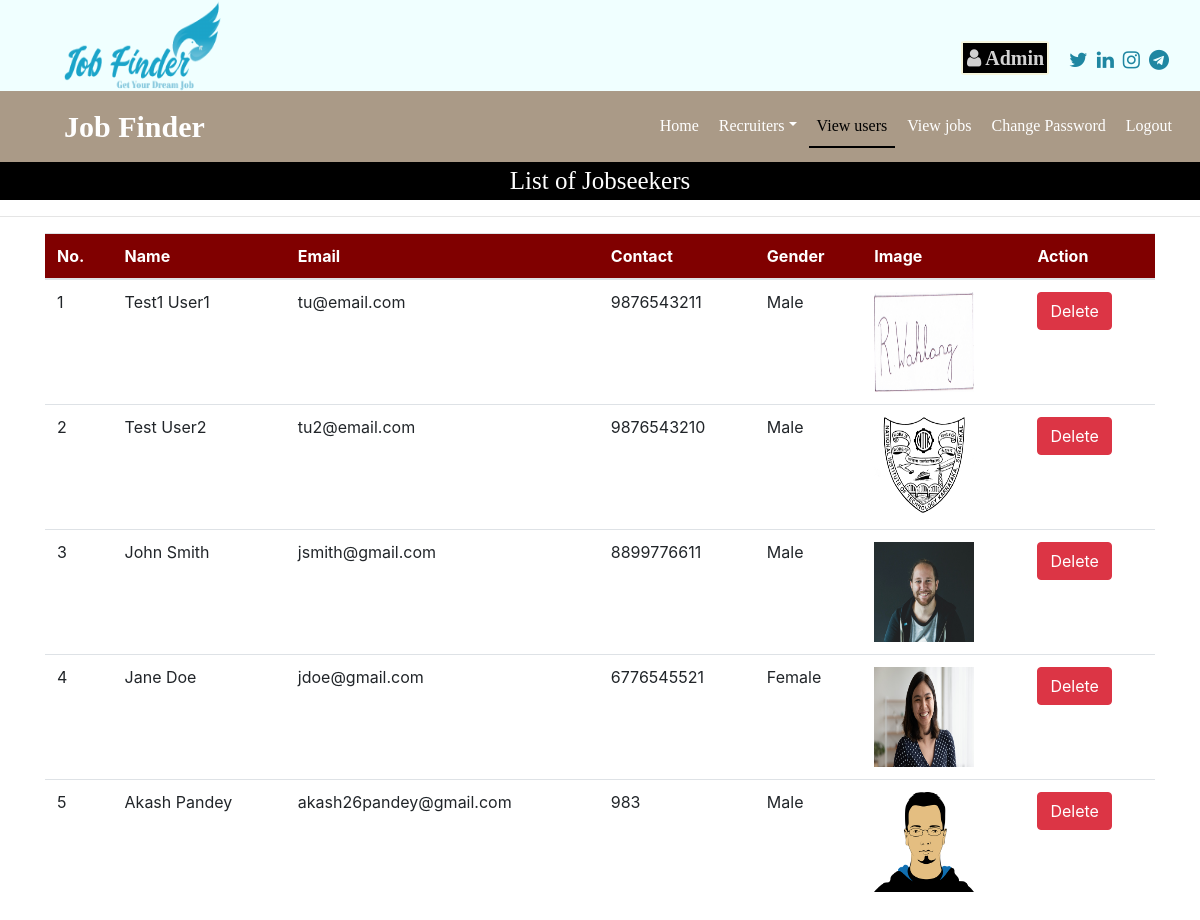
The page /view_users (signed in) on the database its author committed.
### job/models.py (models this page shows, shortened)
class JobSeeker(models.Model):
    user = models.ForeignKey(User, on_delete=models.CASCADE)
    mobile = models.CharField(max_length=15, null=True)
    image = models.FileField(null=True)
    gender = models.CharField(max_length=10, null=True)
    type = models.CharField(max_length=15, null=True)

### job/views.py (the view)
# urls.py: path('view_users', view_users, name="view_users"),
def view_users(request):
    if not request.user.is_authenticated:
        return redirect('admin_login')
    data = JobSeeker.objects.all()
    d = {'data': data}
    return render(request, 'view_users.html', d)

### job/templates/view_users.html (shortened to what this page needs)
{% load static %}
{% block body %}
{% include 'admin_navigations.html' %}
<div class="bef_log_page" value="admin_view_users" style="font-family:'Monotype Corsiva'; font-size:25px; color: white; background-color: black; text-align: center">
    List of Jobseekers
</div>
<hr>
<div class="container">
<table class="table table-hover" id="example">
    <thead>
    <tr style="background-color: maroon; color: white">
        <th>No.</th>
        <th>Name</th>
        <th>Email</th>
        <th>Contact</th>
        <th>Gender</th>
        <th>Image</th>
        <th>Action</th>
    </tr>
    </thead>
    <tbody>
    {% for i in data %}
    <tr>
        <td>{{forloop.counter}}</td>
        <td>{{i.user.first_name}} {{i.user.last_name}}</td>
        <td>{{i.user.username}}</td>
        <td>{{i.mobile}}</td>
        <td>{{i.gender}}</td>
        <td><img src="{{i.image.url}}" style="width: 100px; height: 100px;"></td>
        <td><a href="{% url 'delete_user' i.user.id %}" class="btn btn-danger" onclick="return confirm('Delete user?')">Delete</a></td>
    </tr>
    {% endfor %}
    </tbody>
</table>
</div>
{% endblock %}

### rows shown on the page
JobSeeker: user.first_name "Test1", user.last_name "User1", user.username "tu@email.com", mobile "9876543211", gender "Male", image (picture)
JobSeeker: user.first_name "Test", user.last_name "User2", user.username "tu2@email.com", mobile "9876543210", gender "Male", image (picture)
JobSeeker: user.first_name "John", user.last_name "Smith", user.username "jsmith@gmail.com", mobile "8899776611", gender "Male", image (picture)
JobSeeker: user.first_name "Jane", user.last_name "Doe", user.username "jdoe@gmail.com", mobile "6776545521", gender "Female", image (picture)
JobSeeker: user.first_name "Akash", user.last_name "Pandey", user.username "akash26pandey@gmail.com", mobile "983", gender "Male", image (picture)
